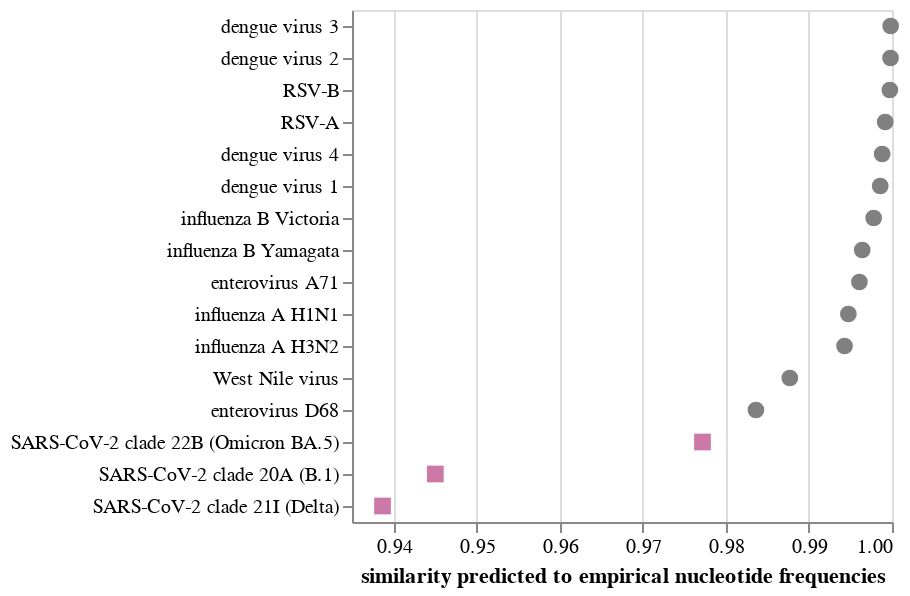

Here is the notebook cell this chart was saved with:
### Code cell
similarity_chart = (
    alt.Chart(similarity_df.assign(is_sars=lambda x: x["virus"].str.contains("SARS")))
    .encode(
        x=alt.X(
            "similarity",
            scale=alt.Scale(zero=False),
            title="similarity predicted to empirical nucleotide frequencies",
        ),
        y=alt.Y(
            "virus",
            sort=similarity_df["virus"].tolist(),
            title=None,
        ),
        color=alt.Color(
            "is_sars",
            legend=None,
            scale=alt.Scale(range=["gray", "#CC79A7"]),
        ),
        shape=alt.Shape("is_sars", legend=None),
    )
    .mark_point(size=70, filled=True, opacity=1)
    .properties(height=alt.Step(16), width=270)
)

similarity_chart.save(plotfile)

similarity_chart

### Figure 1 — Vega-Lite specification as saved in the notebook (floating-point values rounded to 4 significant figures)
{"config": {"view": {"continuousWidth": 400, "continuousHeight": 300}}, "data": {"name": "data-4d61c285b1b70459c2a933f9c4b18729"}, "mark": {"type": "point", "filled": true, "opacity": 1, "size": 70}, "encoding": {"color": {"field": "is_sars", "legend": null, "scale": {"range": ["gray", "#CC79A7"]}, "type": "nominal"}, "shape": {"field": "is_sars", "legend": null, "type": "nominal"}, "x": {"field": "similarity", "scale": {"zero": false}, "title": "similarity predicted to empirical nucleotide frequencies", "type": "quantitative"}, "y": {"field": "virus", "sort": ["dengue virus 3", "dengue virus 2", "RSV-B", "RSV-A", "dengue virus 4", "dengue virus 1", "influenza B Victoria", "influenza B Yamagata", "enterovirus A71", "influenza A H1N1", "influenza A H3N2", "West Nile virus", "enterovirus D68", "SARS-CoV-2 clade 22B (Omicron BA.5)", "SARS-CoV-2 clade 20A (B.1)", "SARS-CoV-2 clade 21I (Delta)"], "title": null, "type": "nominal"}}, "height": {"step": 16}, "width": 270, "$schema": "https://vega.github.io/schema/vega-lite/v4.17.0.json", "datasets": {"data-4d61c285b1b70459c2a933f9c4b18729": [{"virus": "dengue virus 3", "similarity": 0.9998, "is_sars": false}, {"virus": "dengue virus 2", "similarity": 0.9998, "is_sars": false}, {"virus": "RSV-B", "similarity": 0.9997, "is_sars": false}, {"virus": "RSV-A", "similarity": 0.9992, "is_sars": false}, {"virus": "dengue virus 4", "similarity": 0.9988, "is_sars": false}, {"virus": "dengue virus 1", "similarity": 0.9986, "is_sars": false}, {"virus": "influenza B Victoria", "similarity": 0.9978, "is_sars": false}, {"virus": "influenza B Yamagata", "similarity": 0.9964, "is_sars": false}, {"virus": "enterovirus A71", "similarity": 0.9961, "is_sars": false}, {"virus": "influenza A H1N1", "similarity": 0.9947, "is_sars": false}, {"virus": "influenza A H3N2", "similarity": 0.9943, "is_sars": false}, {"virus": "West Nile virus", "similarity": 0.9877, "is_sars": false}, {"virus": "enterovirus D68", "similarity": 0.9836, "is_sars": false}, {"virus": "SARS-CoV-2 clade 22B (Omicron BA.5)", "similarity": 0.9772, "is_sars": true}, {"virus": "SARS-CoV-2 clade 20A (B.1)", "similarity": 0.945, "is_sars": true}, {"virus": "SARS-CoV-2 clade 21I (Delta)", "similarity": 0.9387, "is_sars": true}]}}
